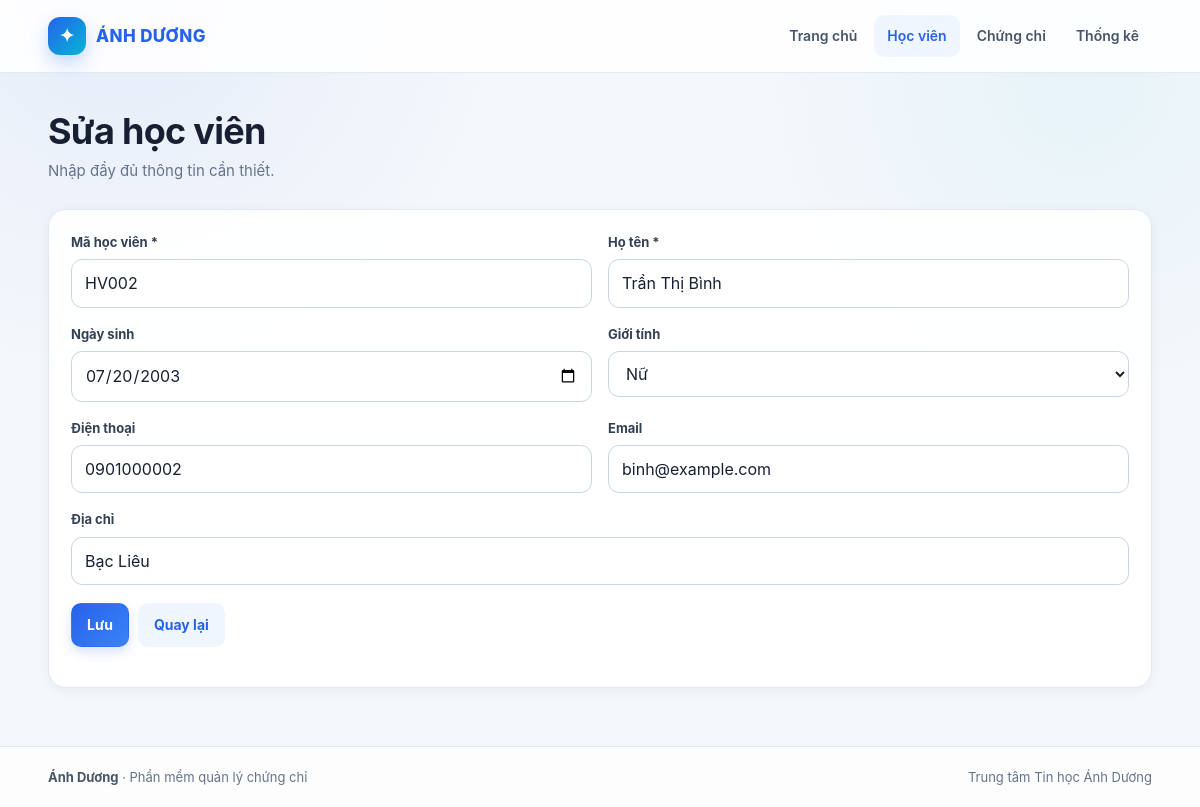
The page /admin/hocvien/form.php?id=2 on the database its author committed.
### tables this page shows
CREATE TABLE students (
    id INT UNSIGNED AUTO_INCREMENT PRIMARY KEY,
    student_code VARCHAR(30) NOT NULL UNIQUE,
    full_name VARCHAR(100) NOT NULL,
    date_of_birth DATE NULL,
    gender ENUM('Nam','Nữ','Khác') DEFAULT 'Khác',
    phone VARCHAR(20) NULL,
    email VARCHAR(120) NULL,
    address VARCHAR(255) NULL,
    created_at TIMESTAMP DEFAULT CURRENT_TIMESTAMP
);

### admin/hocvien/form.php (the view, shortened to what this page needs)
<?php
require_once __DIR__ . '/../../config/database.php';
$id = isset($_GET['id']) ? (int)$_GET['id'] : 0;
$student = [
    'student_code'=>'', 'full_name'=>'', 'date_of_birth'=>'', 'gender'=>'Khác',
    'phone'=>'', 'email'=>'', 'address'=>''
];
if ($id) {
    $stmt = $pdo->prepare("SELECT * FROM students WHERE id = ?");
    $stmt->execute([$id]);
    $student = $stmt->fetch();
}
require_once __DIR__ . '/../../includes/header.php';
?>
<h1><?= $id ? 'Sửa học viên' : 'Thêm học viên' ?></h1>
<p class="subtitle">Nhập đầy đủ thông tin cần thiết.</p>
<form class="card" method="post">
<div class="form-grid">
<div class="field"><label>Mã học viên *</label><input name="student_code" required value="<?= htmlspecialchars($student['student_code']) ?>"></div>
<div class="field"><label>Họ tên *</label><input name="full_name" required value="<?= htmlspecialchars($student['full_name']) ?>"></div>
<div class="field"><label>Ngày sinh</label><input type="date" name="date_of_birth" value="<?= htmlspecialchars($student['date_of_birth'] ?? '') ?>"></div>
<div class="field"><label>Giới tính</label><select name="gender">
<?php foreach (['Nam','Nữ','Khác'] as $g): ?><option <?= $student['gender']===$g?'selected':'' ?>><?= $g ?></option><?php endforeach; ?>
</select></div>
<div class="field"><label>Điện thoại</label><input name="phone" value="<?= htmlspecialchars($student['phone'] ?? '') ?>"></div>
<div class="field"><label>Email</label><input type="email" name="email" value="<?= htmlspecialchars($student['email'] ?? '') ?>"></div>
<div class="field full"><label>Địa chỉ</label><input name="address" value="<?= htmlspecialchars($student['address'] ?? '') ?>"></div>
</div>
<div class="actions"><button class="btn" type="submit">Lưu</button><a class="btn secondary" href="index.php">Quay lại</a></div>
</form>
<?php require_once __DIR__ . '/../../includes/footer.php'; ?>

### public/css/style.css (style rules this page uses)
:root { --primary: #2563eb; --primary-dark: #1d4ed8; --primary-soft: #eff6ff; --accent: #06b6d4; --bg: #f4f7fb; --surface: #ffffff; --surface-soft: #f8fafc; --text: #172033; --muted: #64748b; --border: #e2e8f0; --danger: #dc2626; --danger-soft: #fef2f2; --success: #059669; --success-soft: #ecfdf5; --warning: #d97706; --warning-soft: #fffbeb; --shadow: 0 10px 30px rgba(15, 23, 42, .07); --shadow-sm: 0 3px 12px rgba(15, 23, 42, .05); }
* { box-sizing: border-box; }
html { scroll-behavior: smooth; }
body { margin: 0; font-family: Inter, ui-sans-serif, -apple-system, BlinkMacSystemFont, "Segoe UI", Roboto, Arial, sans-serif; color: var(--text); background: radial-gradient(circle at 10% 0%, rgba(37,99,235,.07), transparent 28%), radial-gradient(circle at 90% 10%, rgba(6,182,212,.06), transparent 24%), var(--bg); line-height: 1.55; }
a { color: inherit; text-decoration: none; }
button, input, select, textarea { font: inherit; }
h1 { margin: 0 0 7px; font-size: clamp(28px, 3vw, 38px); line-height: 1.15; letter-spacing: -.7px; }
.subtitle { color: var(--muted); margin: 0 0 26px; font-size: 15px; }
.card { background: rgba(255,255,255,.96); border: 1px solid var(--border); border-radius: 18px; padding: 22px; box-shadow: var(--shadow-sm); }
.actions { display: flex; gap: 9px; flex-wrap: wrap; margin: 18px 0; }
.btn { display: inline-flex; align-items: center; justify-content: center; gap: 7px; border: 1px solid transparent; border-radius: 10px; padding: 10px 15px; cursor: pointer; background: linear-gradient(135deg, var(--primary), #3b82f6); color: #fff; font-weight: 700; font-size: 14px; box-shadow: 0 5px 12px rgba(37,99,235,.18); transition: .2s ease; }
.btn.secondary { background: var(--primary-soft); color: var(--primary); box-shadow: none; }
.form-grid { display: grid; grid-template-columns: repeat(2, 1fr); gap: 16px; }
.field { display: flex; flex-direction: column; gap: 7px; }
.field.full { grid-column: 1 / -1; }
label { font-weight: 700; font-size: 13px; color: #334155; }
input, select, textarea { width: 100%; padding: 11px 13px; border: 1px solid #cbd5e1; border-radius: 11px; background: #fff; color: var(--text); outline: none; transition: .18s ease; }
input::placeholder, textarea::placeholder { color: #94a3b8; }

### rows shown on the page
students: student_code "HV002", full_name "Trần Thị Bình", date_of_birth "07/20/2003", gender "Nữ", phone "0901000002", email "binh@example.com", address "Bạc Liêu"
